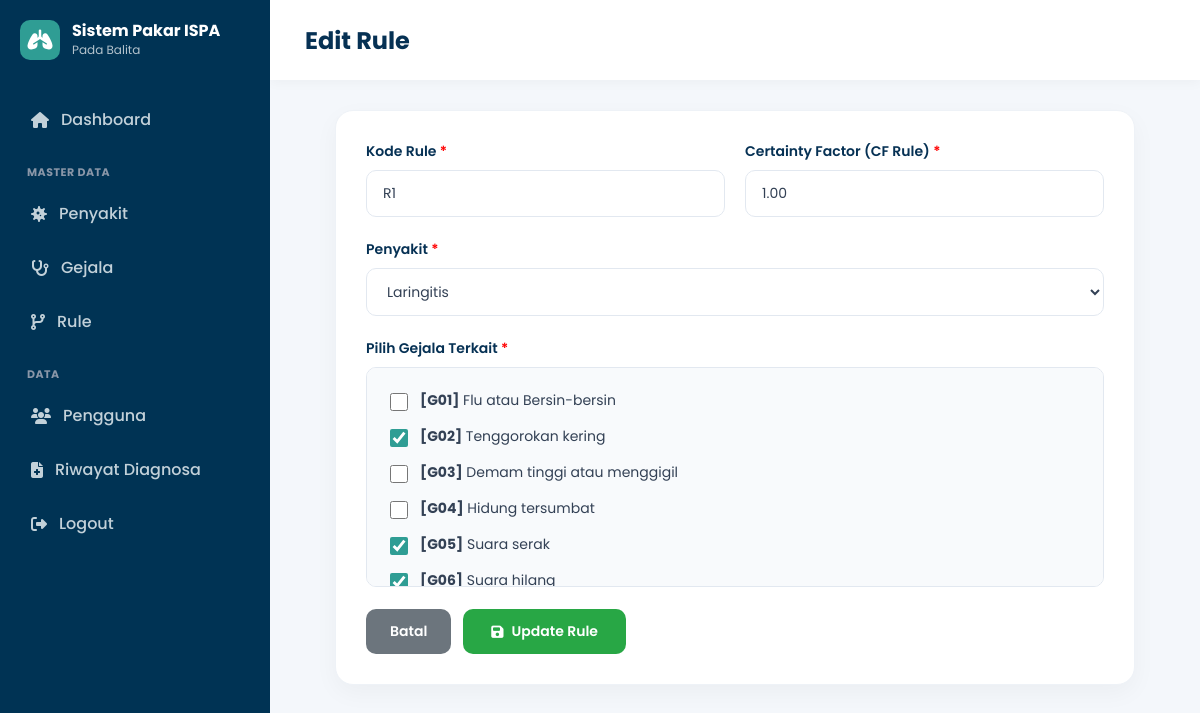
/admin/edit_rule.php?id=1, run on the app's committed database.
### tables this page shows
CREATE TABLE `tb_rule` (
  `id_rule` int(11) NOT NULL,
  `kode_rule` varchar(5) NOT NULL,
  `id_penyakit` int(11) NOT NULL,
  `cf_rule` decimal(3,2) NOT NULL,
  `created_at` timestamp NOT NULL DEFAULT current_timestamp(),
  `updated_at` timestamp NOT NULL DEFAULT current_timestamp() ON UPDATE current_timestamp()
);

CREATE TABLE `tb_penyakit` (
  `id_penyakit` int(11) NOT NULL,
  `kode_penyakit` varchar(10) NOT NULL,
  `nama_penyakit` varchar(100) NOT NULL,
  `deskripsi` text NOT NULL,
  `gejala_umum` text DEFAULT NULL,
  `penanganan` text NOT NULL,
  `gambar` varchar(255) DEFAULT 'default.png',
  `created_at` timestamp NOT NULL DEFAULT current_timestamp()
);

CREATE TABLE `tb_gejala` (
  `id_gejala` int(11) NOT NULL,
  `kode_gejala` varchar(10) NOT NULL,
  `nama_gejala` varchar(100) NOT NULL,
  `created_at` timestamp NOT NULL DEFAULT current_timestamp(),
  `updated_at` timestamp NOT NULL DEFAULT current_timestamp() ON UPDATE current_timestamp()
);

### admin/edit_rule.php (the view, shortened to what this page needs)
<?php
require_once "../config/koneksi.php";
$id_rule = $_GET['id'] ?? null;
$id_rule = mysqli_real_escape_string($conn, $id_rule);
$q_rule = mysqli_query($conn, "SELECT * FROM tb_rule WHERE id_rule = '$id_rule'");
$rule = mysqli_fetch_assoc($q_rule);
$q_selected_gejala = mysqli_query($conn, "SELECT id_gejala FROM tb_rule_detail WHERE id_rule = '$id_rule'");
$selected_gejala = [];
while ($row_g = mysqli_fetch_assoc($q_selected_gejala)) {
    $selected_gejala[] = $row_g['id_gejala'];
}
$kode_rule_input   = $rule['kode_rule'];
$id_penyakit_input = $rule['id_penyakit'];
$cf_rule_input     = $rule['cf_rule'];
$query_penyakit = mysqli_query($conn, "SELECT * FROM tb_penyakit ORDER BY nama_penyakit ASC");
$query_gejala   = mysqli_query($conn, "SELECT * FROM tb_gejala ORDER BY kode_gejala ASC");
include "../includes/sidebar.php";
?>
<!DOCTYPE html>
<html lang="id">
<head>
    <link rel="stylesheet" href="https://cdnjs.cloudflare.com/ajax/libs/font-awesome/6.6.0/css/all.min.css">
</head>
<body>
<div class="main-content">
    <div class="topbar">
        <div class="topbar-left">
            <h2>Edit Rule</h2>
        </div>
    </div>
    <div class="content">
        <div class="card">
            <form action="" method="POST">
                <div class="form-row">
                    <div class="form-group">
                        <label>Kode Rule <span style="color:red;">*</span></label>
                        <input type="text" name="kode_rule" class="form-control" value="<?= htmlspecialchars($kode_rule_input); ?>" required>
                    </div>
                    <div class="form-group">
                        <label>Certainty Factor (CF Rule) <span style="color:red;">*</span></label>
                        <input type="number" step="0.01" min="0" max="1" name="cf_rule" class="form-control" value="<?= htmlspecialchars($cf_rule_input); ?>" required>
                    </div>
                </div>
                <div class="form-group">
                    <label>Penyakit <span style="color:red;">*</span></label>
                    <select name="id_penyakit" class="form-control" required>
                        <?php while ($p = mysqli_fetch_assoc($query_penyakit)) : ?>
                            <option value="<?= $p['id_penyakit']; ?>" <?= ($p['id_penyakit'] == $id_penyakit_input) ? 'selected' : ''; ?>>
                                <?= htmlspecialchars($p['nama_penyakit']); ?>
                            </option>
                        <?php endwhile; ?>
                    </select>
                </div>
                <div class="form-group">
                    <label>Pilih Gejala Terkait <span style="color:red;">*</span></label>
                    <div class="gejala-box">
                        <?php while ($g = mysqli_fetch_assoc($query_gejala)) : ?>
                            <?php $is_checked = in_array($g['id_gejala'], $selected_gejala) ? 'checked' : ''; ?>
                            <div class="gejala-item">
                                <input type="checkbox" name="gejala[]" value="<?= $g['id_gejala']; ?>" id="g_<?= $g['id_gejala']; ?>" <?= $is_checked; ?>>
                                <label for="g_<?= $g['id_gejala']; ?>">
                                    <strong>[<?= htmlspecialchars($g['kode_gejala']); ?>]</strong> <?= htmlspecialchars($g['nama_gejala']); ?>
                                </label>
                            </div>
                        <?php endwhile; ?>
                    </div>
                </div>
                <div class="btn-group">
                    <a href="rule.php" class="btn-back">Batal</a>
                    <button type="submit" name="submit" class="btn-submit">
                        <i class="fa-solid fa-floppy-disk"></i> Update Rule
                    </button>
                </div>
            </form>
        </div>
    </div>
</div>
</body>
</html>

### admin/edit_rule.php (style rules this page uses)
* { margin: 0; padding: 0; box-sizing: border-box; font-family: 'Poppins', sans-serif; }
body { background: #F4F7FB; color: #2C3E50; overflow-x: hidden; }
.main-content { margin-left: 270px; min-height: 100vh; transition: all 0.3s ease; }
.topbar { height: 80px; background: #FFF; display: flex; align-items: center; padding: 0 35px; box-shadow: 0 2px 12px rgba(0,0,0,.04); position: sticky; top: 0; z-index: 99; }
.topbar-left { display: flex; align-items: center; gap: 15px; }
.topbar h2 { color: #063154; font-size: 24px; font-weight: 700; }
.content { padding: 30px; }
.card { background: #FFF; border-radius: 18px; padding: 30px; max-width: 800px; margin: 0 auto; border: 1px solid #EEF2F7; box-shadow: 0 8px 25px rgba(0,0,0,.04); }
.form-row { display: grid; grid-template-columns: 1fr 1fr; gap: 20px; }
.form-group { margin-bottom: 22px; }
.form-group label { display: block; font-size: 14px; font-weight: 600; color: #063154; margin-bottom: 8px; }
.form-control { width: 100%; padding: 12px 16px; border: 1px solid #E2E8F0; border-radius: 10px; font-size: 14px; outline: none; transition: .3s; background: #FFF; color: #334155; }
.gejala-box { border: 1px solid #E2E8F0; border-radius: 10px; padding: 15px; max-height: 220px; overflow-y: auto; background: #F8FAFC; }
.gejala-item { display: flex; align-items: flex-start; gap: 12px; padding: 8px; border-radius: 6px; transition: background 0.2s; }
.gejala-item input[type="checkbox"] { width: 18px; height: 18px; margin-top: 2px; cursor: pointer; accent-color: #2F9D94; flex-shrink: 0; }
.gejala-item label { font-size: 14px; font-weight: 400; color: #334155; margin: 0; cursor: pointer; line-height: 1.4; }
.btn-group { display: flex; gap: 12px; margin-top: 10px; align-items: center; }
.btn-submit { background: #28A745; color: #FFF; border: none; padding: 12px 28px; border-radius: 10px; font-weight: 600; cursor: pointer; transition: .25s; display: inline-flex; align-items: center; justify-content: center; gap: 8px; font-size: 14px; }
.btn-back { background: #6C757D; color: #FFF; text-decoration: none; padding: 12px 24px; border-radius: 10px; font-weight: 600; display: inline-flex; align-items: center; justify-content: center; transition: .25s; font-size: 14px; }

### data on the page
tb_rule: kode_rule "R1", cf_rule "1.00", id_penyakit "Laringitis"
tb_gejala: kode_gejala "G01", nama_gejala "Flu atau Bersin-bersin"
tb_gejala: kode_gejala "G02", nama_gejala "Tenggorokan kering"
tb_gejala: kode_gejala "G03", nama_gejala "Demam tinggi atau menggigil"
tb_gejala: kode_gejala "G04", nama_gejala "Hidung tersumbat"
tb_gejala: kode_gejala "G05", nama_gejala "Suara serak"
tb_gejala: kode_gejala "G06", nama_gejala "Suara hilang"
